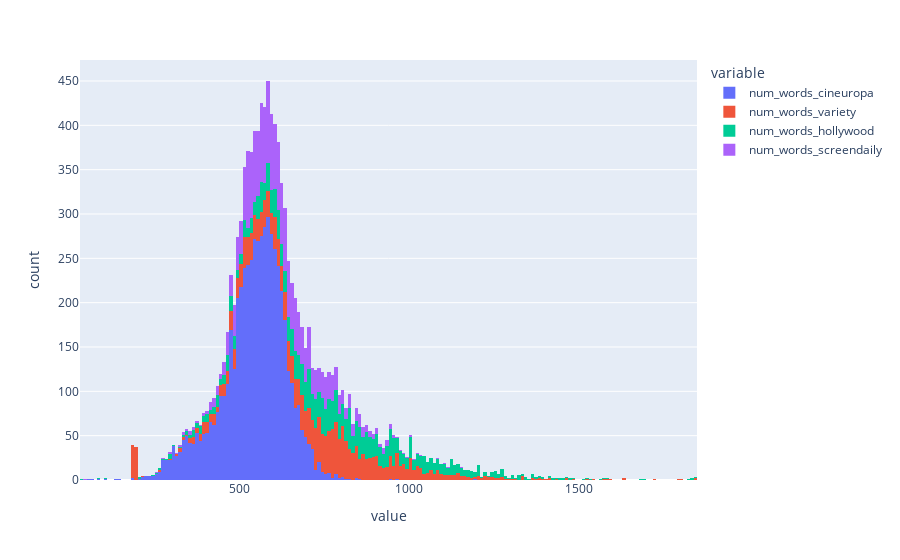

Notebook source saved alongside this figure:
### Code cell
counts = ['num_words_cineuropa', 
          'num_words_variety',
          'num_words_hollywood', 
          'num_words_screendaily']
px.histogram(df, x = counts)

### Figure 1 — Plotly figure (JSON) as saved in the notebook; plotly's stock layout.template omitted (floating-point values rounded to 4 significant figures; data arrays with more than 128 entries replaced by an {"elided": "..."} marker saying what was removed)
{"data": [{"alignmentgroup": "True", "bingroup": "x", "hovertemplate": "variable=num_words_cineuropa<br>value=%{x}<br>count=%{y}<extra></extra>", "legendgroup": "num_words_cineuropa", "marker": {"color": "#636efa", "pattern": {"shape": ""}}, "name": "num_words_cineuropa", "offsetgroup": "num_words_cineuropa", "orientation": "v", "showlegend": true, "type": "histogram", "x": {"elided": "5760 int values"}, "xaxis": "x", "yaxis": "y"}, {"alignmentgroup": "True", "bingroup": "x", "hovertemplate": "variable=num_words_variety<br>value=%{x}<br>count=%{y}<extra></extra>", "legendgroup": "num_words_variety", "marker": {"color": "#EF553B", "pattern": {"shape": ""}}, "name": "num_words_variety", "offsetgroup": "num_words_variety", "orientation": "v", "showlegend": true, "type": "histogram", "x": {"elided": "5760 int values"}, "xaxis": "x", "yaxis": "y"}, {"alignmentgroup": "True", "bingroup": "x", "hovertemplate": "variable=num_words_hollywood<br>value=%{x}<br>count=%{y}<extra></extra>", "legendgroup": "num_words_hollywood", "marker": {"color": "#00cc96", "pattern": {"shape": ""}}, "name": "num_words_hollywood", "offsetgroup": "num_words_hollywood", "orientation": "v", "showlegend": true, "type": "histogram", "x": {"elided": "5760 int values"}, "xaxis": "x", "yaxis": "y"}, {"alignmentgroup": "True", "bingroup": "x", "hovertemplate": "variable=num_words_screendaily<br>value=%{x}<br>count=%{y}<extra></extra>", "legendgroup": "num_words_screendaily", "marker": {"color": "#ab63fa", "pattern": {"shape": ""}}, "name": "num_words_screendaily", "offsetgroup": "num_words_screendaily", "orientation": "v", "showlegend": true, "type": "histogram", "x": {"elided": "5760 int values"}, "xaxis": "x", "yaxis": "y"}], "layout": {"barmode": "relative", "legend": {"title": {"text": "variable"}, "tracegroupgap": 0}, "margin": {"t": 60}, "xaxis": {"anchor": "y", "domain": [0, 1], "title": {"text": "value"}}, "yaxis": {"anchor": "x", "domain": [0, 1], "title": {"text": "count"}}}}
